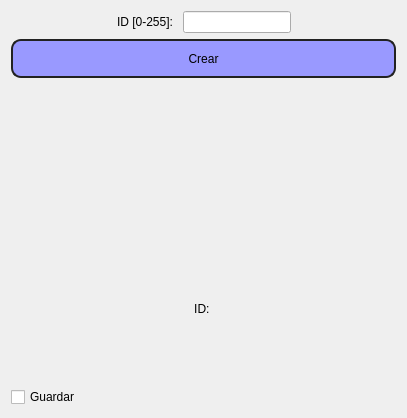
<?xml version="1.0" encoding="UTF-8"?>
<ui version="4.0">
 <class>MainWindow</class>
 <widget class="QMainWindow" name="MainWindow">
  <property name="geometry">
   <rect>
    <x>0</x>
    <y>0</y>
    <width>407</width>
    <height>418</height>
   </rect>
  </property>
  <property name="windowTitle">
   <string>Creador de codigos</string>
  </property>
  <property name="autoFillBackground">
   <bool>false</bool>
  </property>
  <widget class="QWidget" name="centralWidget">
   <property name="layoutDirection">
    <enum>Qt::LeftToRight</enum>
   </property>
   <property name="autoFillBackground">
    <bool>false</bool>
   </property>
   <layout class="QVBoxLayout" name="verticalLayout_2">
    <item>
     <layout class="QHBoxLayout" name="horizontalLayout">
      <property name="sizeConstraint">
       <enum>QLayout::SetDefaultConstraint</enum>
      </property>
      <item>
       <spacer name="horizontalSpacer_2">
        <property name="orientation">
         <enum>Qt::Horizontal</enum>
        </property>
        <property name="sizeHint" stdset="0">
         <size>
          <width>40</width>
          <height>20</height>
         </size>
        </property>
       </spacer>
      </item>
      <item>
       <widget class="QLabel" name="labelID">
        <property name="text">
         <string>ID [0-255]: </string>
        </property>
       </widget>
      </item>
      <item>
       <widget class="QLineEdit" name="inputNum">
        <property name="maxLength">
         <number>3</number>
        </property>
       </widget>
      </item>
      <item>
       <spacer name="horizontalSpacer">
        <property name="orientation">
         <enum>Qt::Horizontal</enum>
        </property>
        <property name="sizeHint" stdset="0">
         <size>
          <width>40</width>
          <height>20</height>
         </size>
        </property>
       </spacer>
      </item>
     </layout>
    </item>
    <item>
     <widget class="QPushButton" name="botonCrear">
      <property name="styleSheet">
       <string notr="true">border: 2px solid #222222; 
border-radius: 10px;
background-color: #9999ff; 
min-width: 80px; 
min-height: 35px; 
</string>
      </property>
      <property name="text">
       <string>Crear</string>
      </property>
     </widget>
    </item>
    <item>
     <layout class="QHBoxLayout" name="horizontalLayout_2">
      <item>
       <widget class="QLabel" name="labelCod">
        <property name="text">
         <string/>
        </property>
        <property name="alignment">
         <set>Qt::AlignCenter</set>
        </property>
       </widget>
      </item>
     </layout>
    </item>
    <item>
     <layout class="QVBoxLayout" name="verticalLayout">
      <item>
       <widget class="QLabel" name="labelCodNum">
        <property name="text">
         <string>ID: </string>
        </property>
        <property name="alignment">
         <set>Qt::AlignCenter</set>
        </property>
       </widget>
      </item>
     </layout>
    </item>
    <item>
     <widget class="QCheckBox" name="checkGuardar">
      <property name="text">
       <string>Guardar</string>
      </property>
     </widget>
    </item>
   </layout>
  </widget>
 </widget>
 <layoutdefault spacing="6" margin="11"/>
 <resources/>
 <connections/>
</ui>
